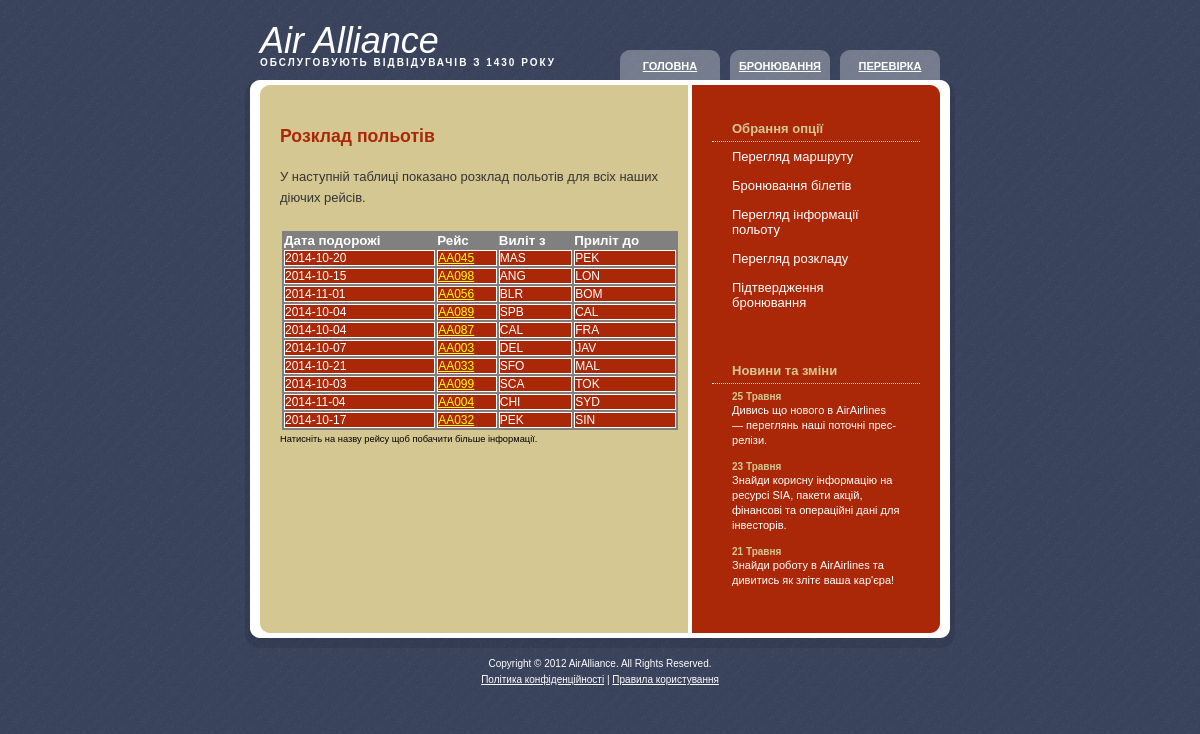
The page /scheduleinfo.php on the database its author committed.
### tables this page shows
CREATE TABLE IF NOT EXISTS `Schedule` (
  `SID` int(11) NOT NULL auto_increment,
  `GID` int(11) NOT NULL,
  `FID` int(11) NOT NULL,
  `Date` date NOT NULL,
  PRIMARY KEY  (`SID`)
);

CREATE TABLE IF NOT EXISTS `Flights` (
  `FID` int(11) NOT NULL,
  `FName` varchar(10) NOT NULL,
  `SourceSID` int(11) NOT NULL,
  `DestSID` int(11) NOT NULL,
  PRIMARY KEY  (`FID`)
);

CREATE TABLE IF NOT EXISTS `Sectors` (
  `SID` int(11) NOT NULL auto_increment,
  `Sector` varchar(10) NOT NULL,
  PRIMARY KEY  (`SID`),
  KEY `Sector` (`Sector`)
);

### itinerarymanager.php (called while the page is built, shortened)
<?php
include("classes/guestitinerary.php");
function initDB(){
    if(! isset($_SESSION['databaseURL'])){
            $query = "SELECT * FROM Sectors";
        }
    $databaseURL = $_SESSION['databaseURL'];
    $databaseUName = $_SESSION['databaseUName'];
    $databasePWord = $_SESSION['databasePWord'];
    $databaseName = $_SESSION['databaseName'];
    $connection = mysqli_connect($databaseURL,$databaseUName,$databasePWord);
    mysqli_select_db($connection,$databaseName);
    return $connection;
}
function getItinerary($IID){
    $connection = initDB();
    if($IID == 0){
            $query = "SELECT * FROM Itinerary";
        }
        else{
            $query = "SELECT * FROM Itinerary WHERE IID='".$IID."'";
        }
    $result = mysqli_query($connection,$query);
    $itineraryID = 0;
    while($row = mysqli_fetch_array($result)){
            $GID = $row['GID'];
            $FID = $row['FID'];
            $SID = $row['SID'];
            $query2 = "SELECT * FROM Guest WHERE GID='".$GID."'";
            $result2 = mysqli_query($connection,$query2);
            $row2 = mysqli_fetch_array($result2);
            $firstName = $row2['FirstName'];
            $lastName = $row2['LastName'];
            $query3 = "SELECT * FROM Schedule WHERE SID='".$SID."'";
            $result3 = mysqli_query($connection,$query3);
            $row3 = mysqli_fetch_array($result3);
            $travelDate = $row3['Date'];
            $query3 = "SELECT * FROM Flights WHERE FID='".$FID."'";
            $result3 = mysqli_query($connection,$query3);
            $row3 = mysqli_fetch_array($result3);
            $sourceSID = $row3['SourceSID'];
            $destSID = $row3['DestSID'];
            $fName = $row3['FName'];
            $query4 = "SELECT Sector FROM Sectors WHERE SID='".$sourceSID."'";
            $result4 = mysqli_query($connection,$query4);
            $row4 = mysqli_fetch_array($result4);
            $source = $row4['Sector'];
            $query4 = "SELECT Sector FROM Sectors WHERE SID='".$destSID."'";
            $result4 = mysqli_query($connection,$query4);
            $row4 = mysqli_fetch_array($result4);
            $dest = $row4['Sector'];
            $guestItinerary = new GuestItinerary();
            $guestItinerary->set_FID($FID);
            $guestItinerary->set_FName($fName);
            $guestItinerary->set_SID($SID);
            $guestItinerary->set_source($source);
            $guestItinerary->set_dest($dest);
            $guestItinerary->set_travelDate($travelDate);
            $guestItinerary->set_GID($GID);
            $guestItinerary->set_firstName($firstName);
            $guestItinerary->set_lastName($lastName);
            $itineraryData[$itineraryID]=$guestItinerary;
            $itineraryID = $itineraryID + 1;
        }
    return $itineraryData;
}
?>

### classes/guestitinerary.php (called while the page is built, shortened)
<?php
class GuestItinerary extends Guest {
    private $FID;
    private $fName;
    private $source;
    private $dest;
    private $travelDate;
    function set_FID($FID) {
        $this->FID = $FID;
    }
    function set_FName($fName) {
        $this->fName = $fName;
    }
    function set_source($source) {
        $this->source = $source;
    }
    function set_dest($dest) {
        $this->dest = $dest;
    }
    function set_travelDate($travelDate) {
        $this->travelDate = $travelDate;
    }
    function get_FID() {
        return $this->FID;
    }
    function get_source() {
        return $this->source;
    }
    function get_dest() {
        return $this->dest;
    }
    function get_travelDate() {
        return $this->travelDate;
    }
    function get_FName() {
        return $this->fName;
    }
}
?>

### scheduleinfo.php (the view, shortened to what this page needs)
<!DOCTYPE html PUBLIC "-//W3C//DTD XHTML 1.0 Strict//EN" "http://www.w3.org/TR/xhtml1/DTD/xhtml1-strict.dtd">
<?php
     include("itinerarymanager.php");
?>
<html xmlns="http://www.w3.org/1999/xhtml">
    <head>
        <link href="css/default.css" rel="stylesheet" type="text/css" />
    </head>
    <body>
        <div id="wrapper">
        <?php include 'include/header.php'; ?>
            <div id="page">
                <div id="content">
                    <div id="welcome">
                        <h1>Розклад польотів</h1>
                        <p>
                            У наступній таблиці показано розклад польотів для всіх
                            наших діючих рейсів.
                        </p>
                        <table class="aatable">
                            <tr>
                                <th>Дата подорожі</th>
                                <th>Рейс</th>
                                <th>Виліт з</th>
                                <th>Приліт до</th>
                            </tr>
                            <?php
                            $itineraryData = getItinerary(0);
                            for($index=0;$index < count($itineraryData);$index++){
                                $guestItinerary = $itineraryData[$index];
                                echo "<tr>";
                                echo "<td>".$guestItinerary->get_travelDate()."</td>";
                                echo "<td><a class='data' href='flightinfo.php?FID=".$guestItinerary->get_FID()."'>".$guestItinerary->get_FName()."</a></td>";
                                echo "<td>".$guestItinerary->get_source()."</td>";
                                echo "<td>".$guestItinerary->get_dest()."</td>";
                                echo "</tr>";
                            }
                            ?>
                        </table>
                    </div>
                    <div id="note">
                        <p>Натисніть на назву рейсу щоб побачити більше інформації.</p>
                    </div>
                </div>
                <div id="sidebar">
                    <ul>
                    <?php include 'include/nav.php'; ?>
                        <?php include 'include/updates.php'; ?>
                    </ul>
                </div>
                <div style="clear: both; height: 1px"></div>
            </div>
            <?php include 'include/footer.php'; ?>
        </div>
    </body>
</html>

### css/default.css (style rules this page uses)
* { margin: 0; padding: 0; }
body { background: #D4C792 url(images/img01.gif); font-family: Arial, Helvetica, sans-serif; font-size: 13px; color: #333333; }
h1, h2, h3 { color: #AA2808; }
p, blockquote, ul, ol { margin-bottom: 20px; line-height: 1.6em; }
a { text-decoration: underline; color: #323B51; }
a.data { text-decoration: underline; color: yellow; }
#page { width: 710px; margin: 0 auto; background: #D4C792 url(images/img04.gif) repeat-y; }
#content { float: left; width: 388px; padding: 30px 0 0 35px; }
#content h1, #content h2, #content h3 { margin-bottom: 20px; }
#content h1 { font-size: 136%; }
#sidebar { float: right; width: 208px; padding: 0 35px 0 0; }
#sidebar ul { margin: 0; padding: 0; list-style: none; line-height: normal; }
TABLE.aatable { font-family:arial; font-size:10pt; background-color:#808080; width:400px; border-style:solid; border-color:#D4C792; border-width:2px; }
TH { font-size:10pt; color:white; text-align:left; }
TD { font-size:9pt; background-color:#AA2808; color:white; border-style:solid; border-width:1px; text-align:left; }
#note { font-size:7pt; color:black; }

### rows shown on the page
schedule: Date "2014-10-20"
flights: FName "AA045"
sectors: Sector "MAS"
sectors: Sector "PEK"
schedule: Date "2014-10-15"
flights: FName "AA098"
sectors: Sector "ANG"
sectors: Sector "LON"
schedule: Date "2014-11-01"
flights: FName "AA056"
sectors: Sector "BLR"
sectors: Sector "BOM"
schedule: Date "2014-10-04"
flights: FName "AA089"
sectors: Sector "SPB"
sectors: Sector "CAL"
schedule: Date "2014-10-04"
flights: FName "AA087"
sectors: Sector "CAL"
sectors: Sector "FRA"
schedule: Date "2014-10-07"
flights: FName "AA003"
sectors: Sector "DEL"
sectors: Sector "JAV"
schedule: Date "2014-10-21"
flights: FName "AA033"
sectors: Sector "SFO"
sectors: Sector "MAL"
schedule: Date "2014-10-03"
flights: FName "AA099"
sectors: Sector "SCA"
sectors: Sector "TOK"
schedule: Date "2014-11-04"
flights: FName "AA004"
sectors: Sector "CHI"
sectors: Sector "SYD"
schedule: Date "2014-10-17"
flights: FName "AA032"
sectors: Sector "SIN"
